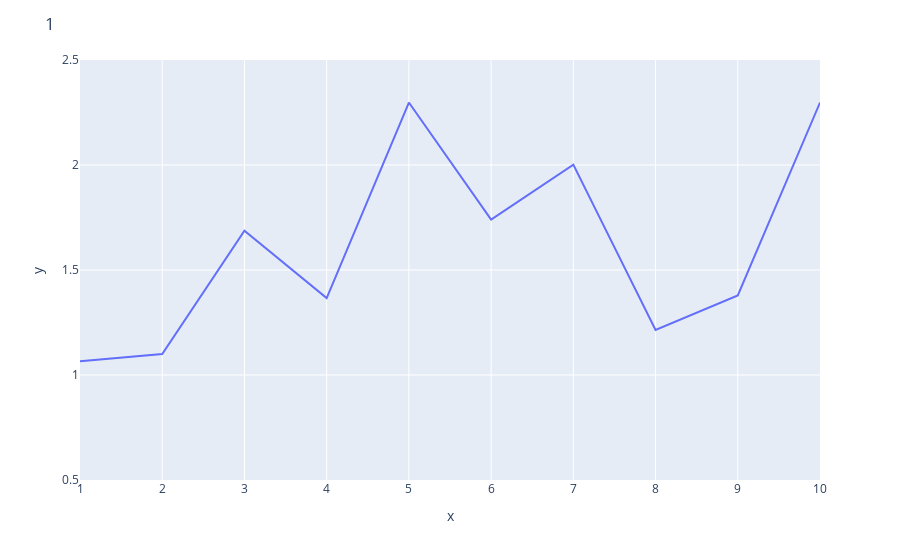
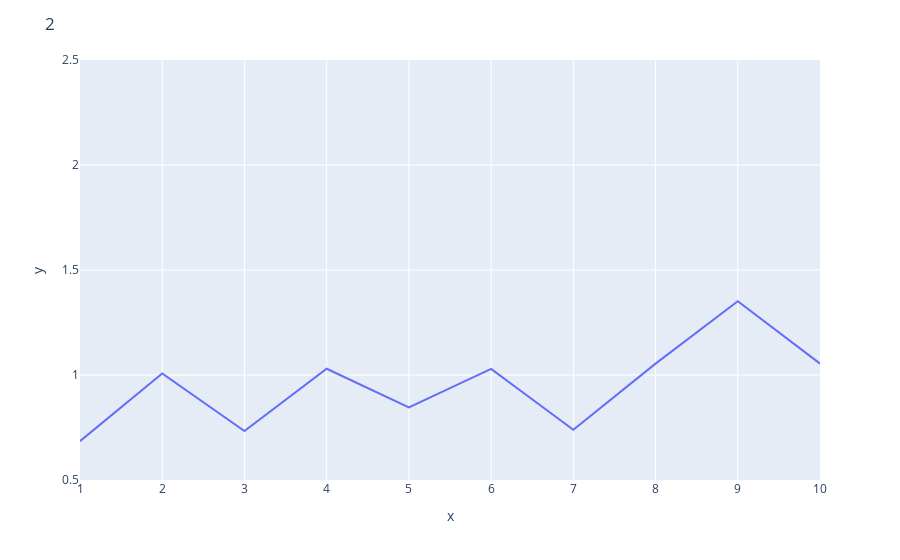
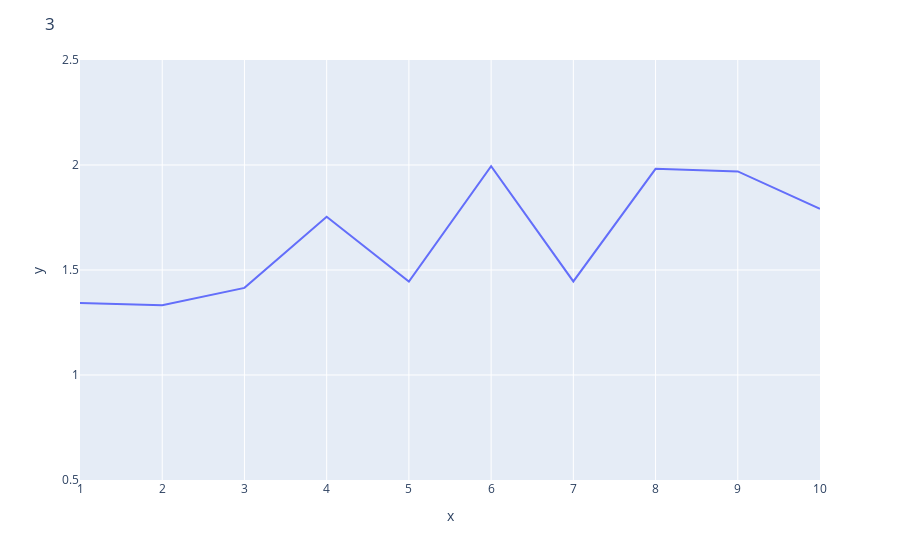
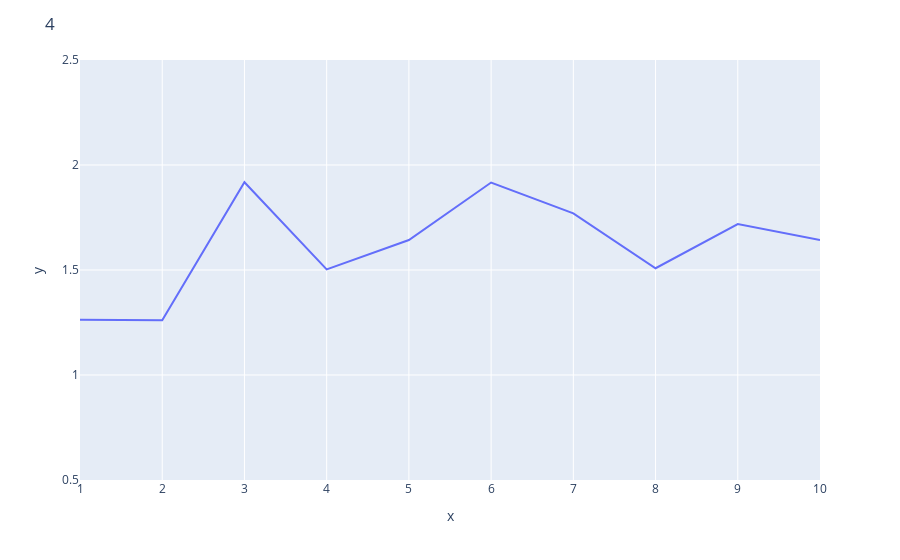

Notebook cell for these charts, in order:
### Code cell
for id in sensor_id:
    list = df_plot.filter(pl.col("system_id") == id).drop("system_id").transpose()["column_0"].to_list()

    fig = px.line(x = range(1,len(list)+1), y = list)
    fig.update_layout(title=f"{id}", yaxis_range = [0.5,2.5])
    fig.show()

### Figure 1 — Plotly figure (JSON) as saved in the notebook; plotly's stock layout.template omitted (floating-point values rounded to 4 significant figures)
{"data": [{"hovertemplate": "x=%{x}<br>y=%{y}<extra></extra>", "legendgroup": "", "line": {"color": "#636efa", "dash": "solid"}, "marker": {"symbol": "circle"}, "mode": "lines", "name": "", "orientation": "v", "showlegend": false, "type": "scatter", "x": [1, 2, 3, 4, 5, 6, 7, 8, 9, 10], "xaxis": "x", "y": [1.065, 1.1, 1.687, 1.366, 2.297, 1.74, 2.002, 1.214, 1.379, 2.297], "yaxis": "y"}], "layout": {"legend": {"tracegroupgap": 0}, "margin": {"t": 60}, "title": {"text": "1"}, "xaxis": {"anchor": "y", "domain": [0, 1], "title": {"text": "x"}}, "yaxis": {"anchor": "x", "domain": [0, 1], "range": [0.5, 2.5], "title": {"text": "y"}}}}

### Figure 2 — Plotly figure (JSON) as saved in the notebook; plotly's stock layout.template omitted (floating-point values rounded to 4 significant figures)
{"data": [{"hovertemplate": "x=%{x}<br>y=%{y}<extra></extra>", "legendgroup": "", "line": {"color": "#636efa", "dash": "solid"}, "marker": {"symbol": "circle"}, "mode": "lines", "name": "", "orientation": "v", "showlegend": false, "type": "scatter", "x": [1, 2, 3, 4, 5, 6, 7, 8, 9, 10], "xaxis": "x", "y": [0.6851, 1.008, 0.7332, 1.03, 0.8455, 1.029, 0.7388, 1.054, 1.351, 1.054], "yaxis": "y"}], "layout": {"legend": {"tracegroupgap": 0}, "margin": {"t": 60}, "title": {"text": "2"}, "xaxis": {"anchor": "y", "domain": [0, 1], "title": {"text": "x"}}, "yaxis": {"anchor": "x", "domain": [0, 1], "range": [0.5, 2.5], "title": {"text": "y"}}}}

### Figure 3 — Plotly figure (JSON) as saved in the notebook; plotly's stock layout.template omitted (floating-point values rounded to 4 significant figures)
{"data": [{"hovertemplate": "x=%{x}<br>y=%{y}<extra></extra>", "legendgroup": "", "line": {"color": "#636efa", "dash": "solid"}, "marker": {"symbol": "circle"}, "mode": "lines", "name": "", "orientation": "v", "showlegend": false, "type": "scatter", "x": [1, 2, 3, 4, 5, 6, 7, 8, 9, 10], "xaxis": "x", "y": [1.343, 1.332, 1.415, 1.753, 1.445, 1.994, 1.446, 1.982, 1.969, 1.792], "yaxis": "y"}], "layout": {"legend": {"tracegroupgap": 0}, "margin": {"t": 60}, "title": {"text": "3"}, "xaxis": {"anchor": "y", "domain": [0, 1], "title": {"text": "x"}}, "yaxis": {"anchor": "x", "domain": [0, 1], "range": [0.5, 2.5], "title": {"text": "y"}}}}

### Figure 4 — Plotly figure (JSON) as saved in the notebook; plotly's stock layout.template omitted (floating-point values rounded to 4 significant figures)
{"data": [{"hovertemplate": "x=%{x}<br>y=%{y}<extra></extra>", "legendgroup": "", "line": {"color": "#636efa", "dash": "solid"}, "marker": {"symbol": "circle"}, "mode": "lines", "name": "", "orientation": "v", "showlegend": false, "type": "scatter", "x": [1, 2, 3, 4, 5, 6, 7, 8, 9, 10], "xaxis": "x", "y": [1.263, 1.261, 1.918, 1.503, 1.643, 1.916, 1.769, 1.508, 1.719, 1.643], "yaxis": "y"}], "layout": {"legend": {"tracegroupgap": 0}, "margin": {"t": 60}, "title": {"text": "4"}, "xaxis": {"anchor": "y", "domain": [0, 1], "title": {"text": "x"}}, "yaxis": {"anchor": "x", "domain": [0, 1], "range": [0.5, 2.5], "title": {"text": "y"}}}}
